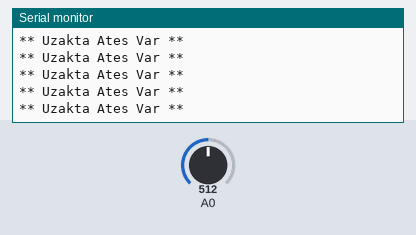
The sketch below on a simulated Arduino Uno, built with avr-gcc and run on an emulated ATmega328P. On the bench: the last lines printed to the serial monitor. The inputs (shaded band) are chosen by the test bench; at power-on: A0 = 512.

Above: at 1.2 s.
1.3 s: A0 set to 664
4.3 s: A0 set to 693
At 4.44 s:
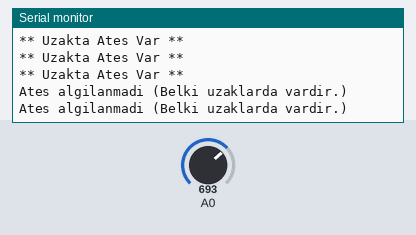
9.2 s: A0 set to 355
At 9.2 s:
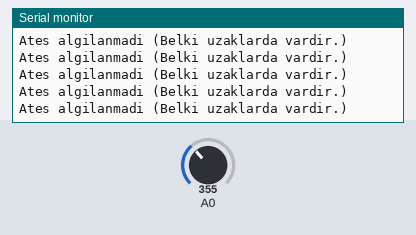
12.2 s: A0 set to 331
At 13.1 s:
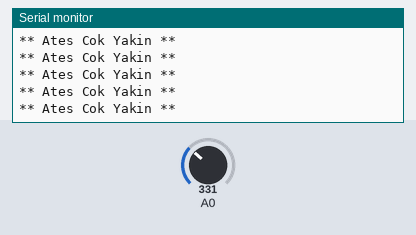

The sketch:

ProjeAtesSensor.ino
```cpp
const int sensorMin = 0;
const int sensorMax = 1024;

void setup() {

  Serial.begin(9600);
}
void loop() {

	int sensorReading = analogRead(A0);


	int range = map(sensorReading, sensorMin, sensorMax, 0, 3);

  // range value:
  switch (range) {
  case 0:    // Eğer ateş 50cm'den yakınsa
    Serial.println("** Ates Cok Yakin **");
    break;
  case 1:    // Eger ateş 0.5m - 1.5m arasındaysa
    Serial.println("** Uzakta Ates Var **");
    break;
  case 2:    // Ateş algılanmazsa
    Serial.println("Ates algilanmadi (Belki uzaklarda vardir.)");
    break;
  }
  delay(1);
}
```

Measured:
- the behaviour switches between 682 and 683 on A0 (found by bisection; images 0 and 1)
- the behaviour switches between 342 and 341 on A0 (found by bisection; images 2 and 3)
- after the input at 4.3 s, the serial monitor: prints a new line after 0.08 s (image 1)
- after the input at 12.2 s, the serial monitor: prints a new line after 0.09 s (image 3)
